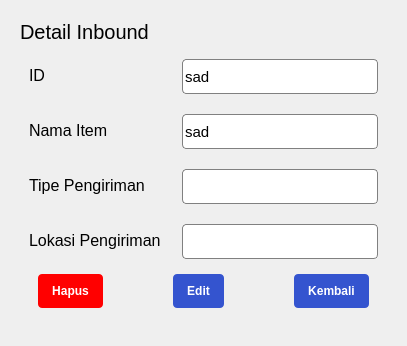
                <widget class="QWidget" name="inboundSecondPage">
                 <property name="sizePolicy">
                  <sizepolicy hsizetype="Expanding" vsizetype="Expanding">
                   <horstretch>0</horstretch>
                   <verstretch>0</verstretch>
                  </sizepolicy>
                 </property>
                 <property name="styleSheet">
                  <string notr="true">#fieldInbound,
#fieldInbound_2,
#fieldInbound_3,
#fieldInbound_4,
#fieldInbound_5 {
	border: 1px solid #808080;
	border-radius: 4px;
}

#inboundBackBtn, #inboundEditBtn{
	border-radius: 4px;
	background-color: #3454cf;
	padding: 10px 14px;
	color: #fff;
}

#inboundDeleteBtn{
	border-radius: 4px;
	background-color: red;
	padding: 10px 14px;
	color: #fff;
}</string>
                 </property>
                 <layout class="QVBoxLayout" name="verticalLayout_25">
                  <item>
                   <widget class="QWidget" name="inboundSecondContent" native="true">
                    <property name="sizePolicy">
                     <sizepolicy hsizetype="Expanding" vsizetype="Expanding">
                      <horstretch>0</horstretch>
                      <verstretch>0</verstretch>
                     </sizepolicy>
                    </property>
                    <property name="styleSheet">
                     <string notr="true"/>
                    </property>
                    <layout class="QVBoxLayout" name="verticalLayout_26">
                     <item>
                      <widget class="QLabel" name="detailInbound">
                       <property name="sizePolicy">
                        <sizepolicy hsizetype="Preferred" vsizetype="Preferred">
                         <horstretch>0</horstretch>
                         <verstretch>0</verstretch>
                        </sizepolicy>
                       </property>
                       <property name="maximumSize">
                        <size>
                         <width>16777215</width>
                         <height>40</height>
                        </size>
                       </property>
                       <property name="font">
                        <font>
                         <pointsize>15</pointsize>
                        </font>
                       </property>
                       <property name="text">
                        <string>Detail Inbound</string>
                       </property>
                      </widget>
                     </item>
                     <item>
                      <widget class="QWidget" name="inboundForm" native="true">
                       <property name="sizePolicy">
                        <sizepolicy hsizetype="Expanding" vsizetype="Expanding">
                         <horstretch>0</horstretch>
                         <verstretch>0</verstretch>
                        </sizepolicy>
                       </property>
                       <property name="styleSheet">
                        <string notr="true"/>
                       </property>
                       <layout class="QVBoxLayout" name="verticalLayout_27">
                        <item>
                         <layout class="QFormLayout" name="formLayout_3">
                          <property name="horizontalSpacing">
                           <number>21</number>
                          </property>
                          <property name="verticalSpacing">
                           <number>20</number>
                          </property>
                          <item row="0" column="0">
                           <widget class="QLabel" name="label_8">
                            <property name="maximumSize">
                             <size>
                              <width>200</width>
                              <height>16777215</height>
                             </size>
                            </property>
                            <property name="font">
                             <font>
                              <pointsize>12</pointsize>
                             </font>
                            </property>
                            <property name="text">
                             <string>ID</string>
                            </property>
                           </widget>
                          </item>
                          <item row="0" column="1">
                           <widget class="QLineEdit" name="fieldInbound">
                            <property name="sizePolicy">
                             <sizepolicy hsizetype="Preferred" vsizetype="Preferred">
                              <horstretch>0</horstretch>
                              <verstretch>0</verstretch>
                             </sizepolicy>
                            </property>
                            <property name="minimumSize">
                             <size>
                              <width>0</width>
                              <height>35</height>
                             </size>
                            </property>
                            <property name="maximumSize">
                             <size>
                              <width>200</width>
                              <height>200</height>
                             </size>
                            </property>
                            <property name="font">
                             <font>
                              <pointsize>11</pointsize>
                             </font>
                            </property>
                            <property name="text">
                             <string>sad</string>
                            </property>
                            <property name="readOnly">
                             <bool>true</bool>
                            </property>
                           </widget>
                          </item>
                          <item row="1" column="0">
                           <widget class="QLabel" name="label_9">
                            <property name="maximumSize">
                             <size>
                              <width>200</width>
                              <height>16777215</height>
                             </size>
                            </property>
                            <property name="font">
                             <font>
                              <pointsize>12</pointsize>
                             </font>
                            </property>
                            <property name="text">
                             <string>Nama Item</string>
                            </property>
                           </widget>
                          </item>
                          <item row="1" column="1">
                           <widget class="QLineEdit" name="fieldInbound_2">
                            <property name="sizePolicy">
                             <sizepolicy hsizetype="Preferred" vsizetype="Preferred">
                              <horstretch>0</horstretch>
                              <verstretch>0</verstretch>
                             </sizepolicy>
                            </property>
                            <property name="minimumSize">
                             <size>
                              <width>0</width>
                              <height>35</height>
                             </size>
                            </property>
                            <property name="maximumSize">
                             <size>
                              <width>200</width>
                              <height>200</height>
                             </size>
                            </property>
                            <property name="font">
                             <font>
                              <pointsize>11</pointsize>
                             </font>
                            </property>
                            <property name="text">
                             <string>sad</string>
                            </property>
                           </widget>
                          </item>
                          <item row="2" column="0">
                           <widget class="QLabel" name="label_10">
                            <property name="font">
                             <font>
                              <pointsize>12</pointsize>
                             </font>
                            </property>
                            <property name="text">
                             <string>Tipe Pengiriman</string>
                            </property>
                           </widget>
                          </item>
                          <item row="2" column="1">
                           <widget class="QLineEdit" name="fieldInbound_3">
                            <property name="sizePolicy">
                             <sizepolicy hsizetype="Preferred" vsizetype="Preferred">
                              <horstretch>0</horstretch>
                              <verstretch>0</verstretch>
                             </sizepolicy>
                            </property>
                            <property name="minimumSize">
                             <size>
                              <width>0</width>
                              <height>35</height>
                             </size>
                            </property>
                            <property name="maximumSize">
                             <size>
                              <width>200</width>
                              <height>200</height>
                             </size>
                            </property>
                           </widget>
                          </item>
                          <item row="3" column="0">
                           <widget class="QLabel" name="label_12">
                            <property name="font">
                             <font>
                              <pointsize>12</pointsize>
                             </font>
                            </property>
                            <property name="text">
                             <string>Lokasi Pengiriman</string>
                            </property>
                           </widget>
                          </item>
                          <item row="3" column="1">
                           <widget class="QLineEdit" name="fieldInbound_4">
                            <property name="sizePolicy">
                             <sizepolicy hsizetype="Preferred" vsizetype="Preferred">
                              <horstretch>0</horstretch>
                              <verstretch>0</verstretch>
                             </sizepolicy>
                            </property>
                            <property name="minimumSize">
                             <size>
                              <width>0</width>
                              <height>35</height>
                             </size>
                            </property>
                            <property name="maximumSize">
                             <size>
                              <width>200</width>
                              <height>200</height>
                             </size>
                            </property>
                           </widget>
                          </item>
                         </layout>
                        </item>
                        <item alignment="Qt::AlignRight">
                         <widget class="QWidget" name="btnForm_3" native="true">
                          <property name="sizePolicy">
                           <sizepolicy hsizetype="Preferred" vsizetype="Maximum">
                            <horstretch>0</horstretch>
                            <verstretch>0</verstretch>
                           </sizepolicy>
                          </property>
                          <layout class="QHBoxLayout" name="horizontalLayout_6">
                           <property name="spacing">
                            <number>70</number>
                           </property>
                           <item>
                            <widget class="QPushButton" name="inboundDeleteBtn">
                             <property name="font">
                              <font>
                               <pointsize>9</pointsize>
                               <weight>75</weight>
                               <bold>true</bold>
                              </font>
                             </property>
                             <property name="cursor">
                              <cursorShape>PointingHandCursor</cursorShape>
                             </property>
                             <property name="text">
                              <string>Hapus</string>
                             </property>
                            </widget>
                           </item>
                           <item>
                            <widget class="QPushButton" name="inboundEditBtn">
                             <property name="font">
                              <font>
                               <pointsize>9</pointsize>
                               <weight>75</weight>
                               <bold>true</bold>
                              </font>
                             </property>
                             <property name="cursor">
                              <cursorShape>PointingHandCursor</cursorShape>
                             </property>
                             <property name="text">
                              <string>Edit</string>
                             </property>
                            </widget>
                           </item>
                           <item>
                            <widget class="QPushButton" name="inboundBackBtn">
                             <property name="font">
                              <font>
                               <pointsize>9</pointsize>
                               <weight>75</weight>
                               <bold>true</bold>
                              </font>
                             </property>
                             <property name="cursor">
                              <cursorShape>PointingHandCursor</cursorShape>
                             </property>
                             <property name="text">
                              <string>Kembali</string>
                             </property>
                            </widget>
                           </item>
                          </layout>
                         </widget>
                        </item>
                       </layout>
                      </widget>
                     </item>
                    </layout>
                   </widget>
                  </item>
                 </layout>
                </widget>
